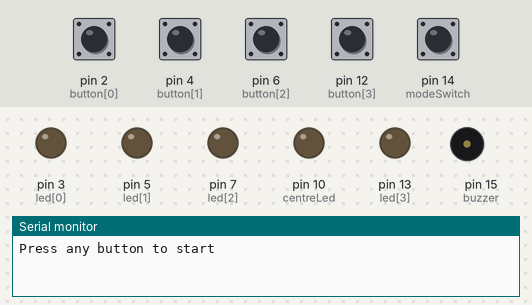
This sketch was run on a simulated Arduino Uno, built with avr-gcc and run on an emulated ATmega328P. Shown: output pins drawn as LEDs (lit = HIGH), buzzer (waves = sounding), the last lines printed to the serial monitor. Dashed ring = blinking. The inputs (shaded band) are chosen by the test bench; at power-on: pin 2 (button[0]), pin 4 (button[1]), pin 6 (button[2]), pin 12 (button[3]), pin 14 (modeSwitch) HIGH. Random numbers use the default seed unless the sketch sets one.

Above: at 1.2 s.
1.3 s: pin 2 (button[0]) pulled LOW for 0.15 s
At 2.2 s:
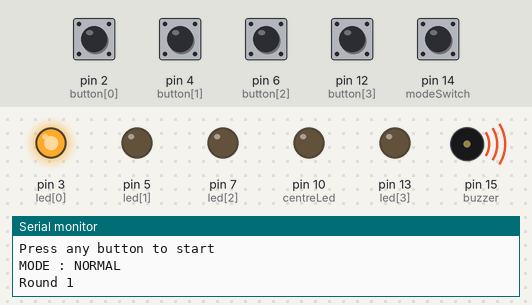
3.9 s: pin 4 (button[1]) pulled LOW for 0.15 s
At 4.2 s:
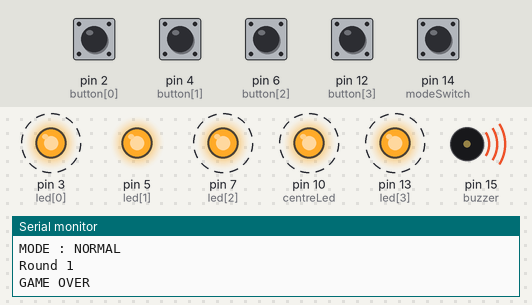
6.9 s: pin 6 (button[2]) pulled LOW for 0.15 s
At 6.97 s:
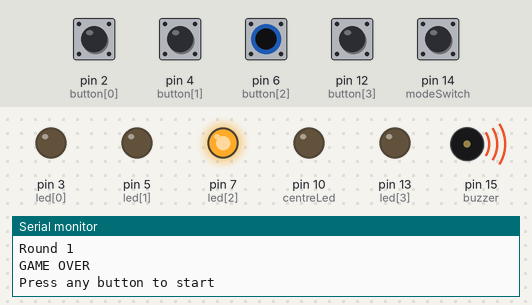
8.5 s: pin 12 (button[3]) pulled LOW for 0.15 s
At 8.8 s:
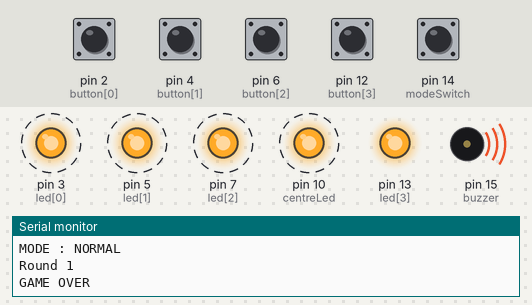
11.5 s: pin 12 (button[3]) pulled LOW for 1 s
At 11.8 s:
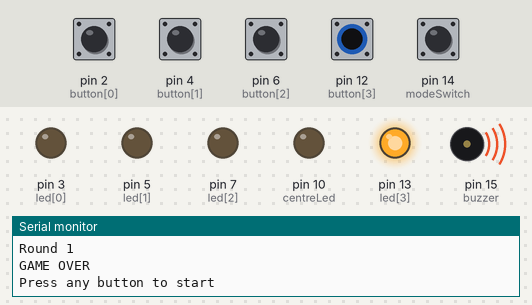
14.9 s: pin 2 (button[0]) pulled LOW for 1 s
At 16.05 s:
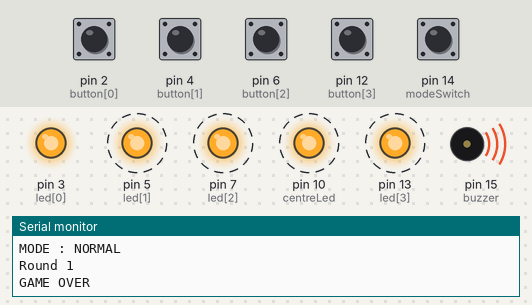
Timing chart, 0 to 18.4 s (numbered marks = the images above; inputs shaded):
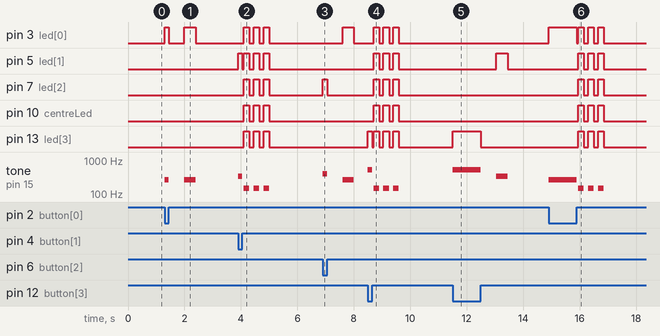

Measured:
- after the input at 1.3 s, pin 3 (led[0]): LOW → HIGH at once, → LOW 0.15 s later, → HIGH 0.55 s later, → LOW 0.40 s later; tone on pin 15 (buzzer): silent → 262 Hz at once, → silent 0.15 s later, → 262 Hz 0.55 s later, → silent 0.40 s later
- after the input at 3.9 s, pin 3 (led[0]), pin 7 (led[2]), pin 10 (centreLed), pin 13 (led[3]): alternates HIGH for 0.20 s and LOW for 0.15 s, 6 changes in all, then stays LOW, starting after 0.20 s; tone on pin 15 (buzzer): plays 330 Hz for 0.15 s, 150 Hz for 0.20 s, 150 Hz for 0.20 s, 150 Hz for 0.20 s, starting at once
- after the input at 6.9 s, pin 3 (led[0]): LOW → HIGH after 0.70 s, → LOW 0.40 s later; pin 7 (led[2]): LOW → HIGH at once, → LOW 0.15 s later; tone on pin 15 (buzzer): silent → 392 Hz at once, → silent 0.15 s later, → 262 Hz 0.55 s later, → silent 0.40 s later
- after the input at 8.5 s, pin 3 (led[0]), pin 5 (led[1]), pin 7 (led[2]), pin 10 (centreLed): alternates HIGH for 0.20 s and LOW for 0.15 s, 6 changes in all, then stays LOW, starting after 0.20 s; tone on pin 15 (buzzer): plays 523 Hz for 0.15 s, 150 Hz for 0.20 s, 150 Hz for 0.20 s, 150 Hz for 0.20 s, starting at once
- after the input at 11.5 s, pin 5 (led[1]): LOW → HIGH after 1.6 s, → LOW 0.40 s later; pin 13 (led[3]): LOW → HIGH at once, → LOW 1.0 s later; tone on pin 15 (buzzer): silent → 523 Hz at once, → silent 1.0 s later, → 330 Hz 0.55 s later, → silent 0.40 s later
- after the input at 14.9 s, pin 5 (led[1]), pin 7 (led[2]), pin 10 (centreLed), pin 13 (led[3]): alternates HIGH for 0.20 s and LOW for 0.15 s, 6 changes in all, then stays LOW, starting after 1.1 s; tone on pin 15 (buzzer): plays 262 Hz for 1.0 s, 150 Hz for 0.20 s, 150 Hz for 0.20 s, 150 Hz for 0.20 s, starting at once

The sketch:

simon.ino.ino
```cpp
int button[4] = {2, 4, 6, 12};
int led[4]    = {3, 5, 7, 13};
int centreLed = 10;
int modeSwitch = 14;
int buzzer = 15;

int notes[4] = {262, 330, 392, 523};
int winLength = 8;

int sequence[8];
int length = 0;


void setup() {
  Serial.begin(115200);

  for (int i = 0; i < 4; i++) {
    pinMode(button[i], INPUT_PULLUP);
    pinMode(led[i], OUTPUT);
  }

  pinMode(centreLed, OUTPUT);
  pinMode(buzzer, OUTPUT);
  pinMode(modeSwitch, INPUT_PULLUP);

  randomSeed(micros());
}


void lightled(int p) {
  digitalWrite(led[p], HIGH);
  tone(buzzer, notes[p]);
  delay(400);
  digitalWrite(led[p], LOW);
  noTone(buzzer);
  delay(150);
}


int waitForButton() {
  while (true) {
    for (int i = 0; i < 4; i++) {
      if (digitalRead(button[i]) == LOW) {
        digitalWrite(led[i], HIGH);
        tone(buzzer, notes[i]);

        while (digitalRead(button[i]) == LOW) {
          delay(10);
        }
        digitalWrite(led[i], LOW);
        noTone(buzzer);
        delay(50);
        return i;
      }
    }
  }
}


void winAnimation() {
  for (int i = 0; i < 4; i++) {
    digitalWrite(led[i], HIGH);
    tone(buzzer, notes[i]);
    delay(250);
  }
  digitalWrite(centreLed, HIGH);
  tone(buzzer, 784);
  delay(800);
  noTone(buzzer);
  for (int i = 0; i < 4; i++) {
    digitalWrite(led[i], LOW);
  }
  digitalWrite(centreLed, LOW);
}


void loseAnimation() {
  for (int k = 0; k < 3; k++) {
    for (int i = 0; i < 4; i++) {
      digitalWrite(led[i], HIGH);
    }
    digitalWrite(centreLed, HIGH);
    tone(buzzer, 150);
    delay(200);

    for (int i = 0; i < 4; i++) {
      digitalWrite(led[i], LOW);
    }
    digitalWrite(centreLed, LOW);
    noTone(buzzer);
    delay(150);
  }
}


void loop() {
  Serial.println("Press any button to start");
  waitForButton();

  length = 0;
  boolean gameOver = false;

  boolean reverse = (digitalRead(modeSwitch) == LOW);

  if (reverse) {
    Serial.println("MODE : REVERSE");
  }
  else {
    Serial.println("MODE : NORMAL");
  }

  while (length < winLength && gameOver == false) {
    sequence[length] = random(0, 4);
    length = length + 1;
    Serial.print("Round ");
    Serial.println(length);

    delay(500);
    for (int i = 0; i < length; i++) {
      lightled(sequence[i]);
    }

    if (reverse) {
      digitalWrite(centreLed, HIGH);
    }

    for (int i = 0; i < length && gameOver == false; i++) {
      int correct;
      if (reverse) {
        correct = sequence[length - 1 - i];
      }
      else {
        correct = sequence[i];
      }

      int pressed = waitForButton();
      if (pressed != correct) {
        gameOver = true;
      }
    }

    digitalWrite(centreLed, LOW);
  }

  if (gameOver) {
    Serial.println("GAME OVER");
    loseAnimation();
  }
  else {
    Serial.println("GOAT");
    winAnimation();
  }
  delay(800);
}
```
